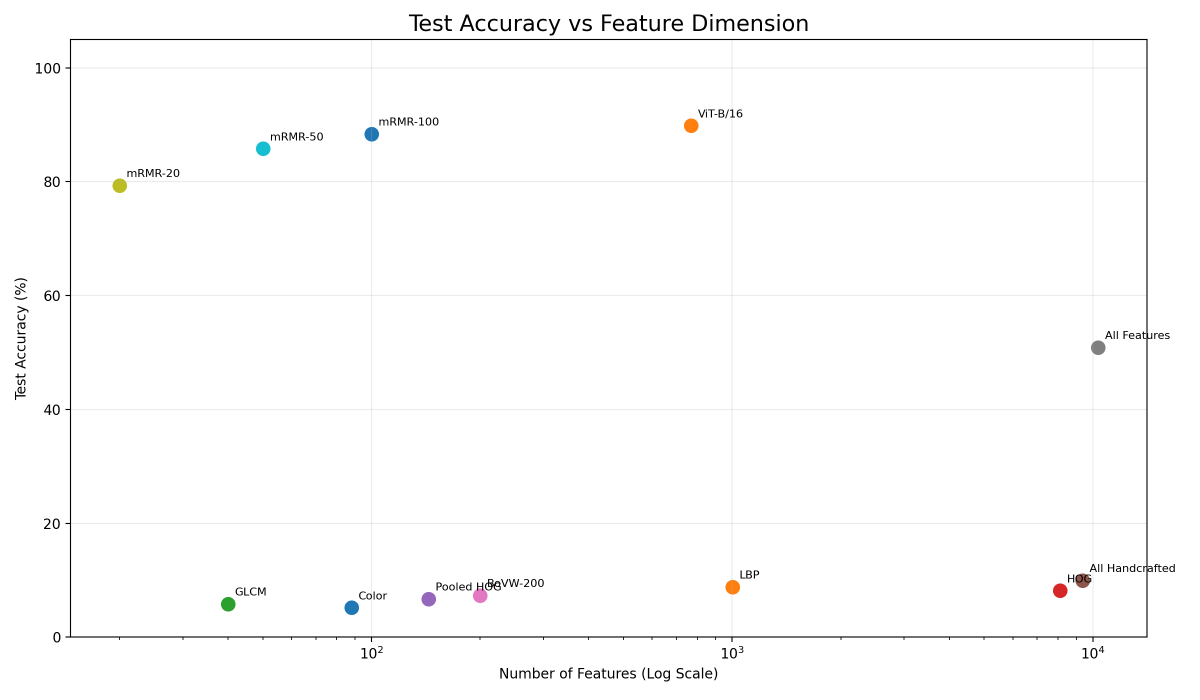
#> input picture results/figures/accuracy_vs_features.png, 2400 x 1400 px, given in place of Abyssinian_100.jpg, which was not available (shown at 1/2 size)
$ python demo_preprocessing.py
#> lines starting #> are read from the running program, lines starting #| are printed output that depends on the picture
### preprocessing.py
import numpy as np
import cv2
from numpy.lib.stride_tricks import sliding_window_view


def mean_filter(img, kernel_size=3):

    assert kernel_size % 2 == 1

    pad = kernel_size // 2

    padded = np.pad(
        img.astype(np.float32),
        pad,
        mode="reflect"
    )

    windows = sliding_window_view(
        padded,
        (kernel_size, kernel_size)
    )

    result = windows.mean(axis=(-2, -1))

    return np.clip(result, 0, 255).astype(np.uint8)


def gaussian_filter(img, kernel_size=3, sigma=1.0):

    assert kernel_size % 2 == 1
    assert sigma > 0

    radius = kernel_size // 2

    y, x = np.mgrid[
        -radius:radius + 1,
        -radius:radius + 1
    ]

    kernel = np.exp(
        -(x**2 + y**2) / (2 * sigma**2)
    )

    kernel = kernel / kernel.sum()

    padded = np.pad(
        img.astype(np.float32),
        radius,
        mode="reflect"
    )

    windows = sliding_window_view(
        padded,
        (kernel_size, kernel_size)
    )

    result = np.sum(
        windows * kernel,
        axis=(-2, -1)
    )

    return np.clip(result, 0, 255).astype(np.uint8)


def median_filter(img, kernel_size=3):

    assert kernel_size % 2 == 1

    pad = kernel_size // 2

    padded = np.pad(
        img,
        pad,
        mode="reflect"
    )

    windows = sliding_window_view(
        padded,
        (kernel_size, kernel_size)
    )

    result = np.median(
        windows,
        axis=(-2, -1)
    )

    return result.astype(np.uint8)


def image_histogram(img):

    assert img.dtype == np.uint8

    histogram = np.zeros(256, dtype=np.int64)

    values, counts = np.unique(
        img,
        return_counts=True
    )

    histogram[values] = counts

    return histogram


def histogram_equalization(img):

    hist = image_histogram(img)

    cdf = np.cumsum(hist)

    nonzero = cdf[cdf > 0]

    if len(nonzero) == 0:
        return img.copy()

    cdf_min = nonzero[0]

    total = img.size

    if total == cdf_min:
        return img.copy()

    lut = np.round(
        (cdf - cdf_min) /
        (total - cdf_min) * 255
    )

    lut = np.clip(lut, 0, 255).astype(np.uint8)

    return lut[img]


def contrast_stretching(img):

    img = img.astype(np.float32)

    min_val = img.min()
    max_val = img.max()

    if max_val == min_val:
        return img.astype(np.uint8)

    result = (
        (img - min_val) /
        (max_val - min_val)
    ) * 255

    return np.clip(result, 0, 255).astype(np.uint8)


def intensity_normalization(img):

    img = img.astype(np.float32)

    mean = img.mean()
    std = img.std()

    normalized = (img - mean) / (std + 1e-8)

    return normalized


def resize_image(img, size):

    return cv2.resize(
        img,
        (size, size),
        interpolation=cv2.INTER_AREA
    )

### scripts/demos/demo_preprocessing.py
import cv2
import numpy as np
import matplotlib.pyplot as plt

from pathlib import Path

from preprocessing import (
    mean_filter,
    gaussian_filter,
    median_filter,
    histogram_equalization,
    contrast_stretching,
    intensity_normalization,
    resize_image,
    image_histogram
)


DATA_ROOT = Path.home() / "Downloads" / "oxford-iiit-pet"

image_path = DATA_ROOT / "images" / "Abyssinian_100.jpg"

img = cv2.imread(str(image_path), cv2.IMREAD_GRAYSCALE)
#> img: shape (1400, 2400); min 0, max 255, mean 251.9

if img is None:
    raise FileNotFoundError(image_path)

img = resize_image(img, 128)
#> in resize_image, `return cv2.resize( img, (size, size), interpolation=cv2.INTER_AREA )`:
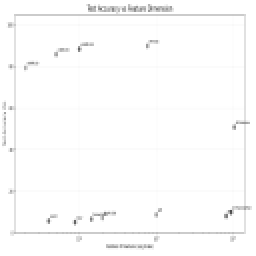
#> returned value: shape (128, 128) (shown 2 times larger); min 75, max 255, mean 252

normalized = intensity_normalization(img)
#> in intensity_normalization, `mean = img.mean()`: mean = 252
#> in intensity_normalization, `std = img.std()`: std = 12.77
#> in intensity_normalization, `normalized = (img - mean) / (std + 1e-8)`:
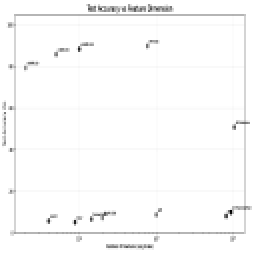
#> normalized: shape (128, 128) float32 (shown 2 times larger); min -13.86, max 0.238, mean 2.61e-08; drawn with min black and max white

results = {
    "Original": img,
    "Mean Filter": mean_filter(img),
    "Gaussian Filter": gaussian_filter(img),
    "Median Filter": median_filter(img),
    "Histogram Equalization": histogram_equalization(img),
    "Contrast Stretching": contrast_stretching(img),
    "Intensity Normalization": normalized,
    "Resize 96x96": resize_image(img, 96),
    "Resize 64x64": resize_image(img, 64)
}
#> in mean_filter, `padded = np.pad( img.astype(np.float32), pad, mode="reflect" )`:
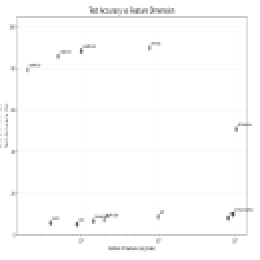
#> padded: shape (130, 130) float32 (shown 2 times larger); min 75, max 255, mean 252
#> in mean_filter, `result = windows.mean(axis=(-2, -1))`:
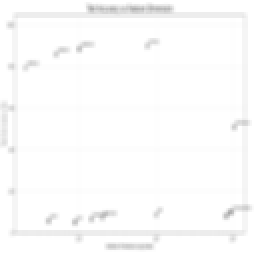
#> result: shape (128, 128) float32 (shown 2 times larger); min 170, max 255, mean 252
#> in gaussian_filter, `radius = kernel_size // 2`: radius = 1
#> in gaussian_filter, `y, x = np.mgrid[ -radius:radius + 1, -radius:radius + 1 ]`: y = [[-1, -1, -1], [0, 0, 0], [1, 1, 1]]; x = [[-1, 0, 1], [-1, 0, 1], [-1, 0, 1]]
#> in gaussian_filter, `kernel = np.exp( -(x**2 + y**2) / (2 * sigma**2) )`: kernel = [[0.368, 0.607, 0.368], [0.607, 1, 0.607], [0.368, 0.607, 0.368]]
#> in gaussian_filter, `kernel = kernel / kernel.sum()`: kernel = [[0.0751, 0.124, 0.0751], [0.124, 0.204, 0.124], [0.0751, 0.124, 0.0751]]
#> in median_filter, `pad = kernel_size // 2`: pad = 1
#> in image_histogram, `histogram = np.zeros(256, dtype=np.int64)`: histogram = 256 values from 0 to 0
#> in image_histogram, `values, counts = np.unique( img, return_counts=True )`: values = 117 values from 75 to 255; counts = 117 values, max 14365 at index 116, min 1 at index 0, mean 140
#> in histogram_equalization, `hist = image_histogram(img)`: hist = 256 values, max 14365 at index 255, min 0 at index 0, mean 64
#> in histogram_equalization, `cdf = np.cumsum(hist)`: cdf = 256 values from 0 to 16384
#> in histogram_equalization, `nonzero = cdf[cdf > 0]`: nonzero = 181 values from 1 to 16384
#> in histogram_equalization, `cdf_min = nonzero[0]`: cdf_min = 1
#> in histogram_equalization, `lut = np.round( (cdf - cdf_min) / (total - cdf_min) * 255 )`: lut = 256 values from 0 to 255
#> in histogram_equalization, `return lut[img]`:
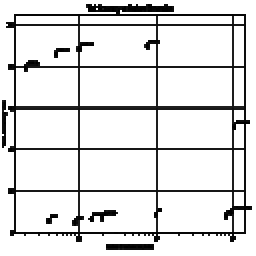
#> returned value: shape (128, 128) (shown 2 times larger); min 0, max 255, mean 225.7
#> in contrast_stretching, `min_val = img.min()`: min_val = 75
#> in contrast_stretching, `max_val = img.max()`: max_val = 255


output_dir = Path("results/figures")
output_dir.mkdir(parents=True, exist_ok=True)

fig, axes = plt.subplots(
    len(results),
    2,
    figsize=(12, 24)
)

for i, (name, result) in enumerate(results.items()):

    axes[i, 0].imshow(
        result,
        cmap="gray",
        vmin=0 if name != "Intensity Normalization" else None,
        vmax=255 if name != "Intensity Normalization" else None
    )

    axes[i, 0].set_title(name)
    axes[i, 0].axis("off")

    if name == "Intensity Normalization":

        hist, edges = np.histogram(
            result,
            bins=50
        )

        axes[i, 1].stairs(hist, edges)

    else:

        hist = image_histogram(result)

        axes[i, 1].plot(
            np.arange(256),
            hist
        )

    axes[i, 1].set_title(f"{name} Histogram")
    axes[i, 1].set_xlabel("Pixel Intensity")
    axes[i, 1].set_ylabel("Frequency")
#> this loop made 9 passes
#> name on passes 1 to 9: 'Original', 'Mean Filter', 'Gaussian Filter', 'Median Filter', 'Histogram Equalization', 'Contrast Stretching', 'Intensity Normalization', 'Resize 96x96', 'Resize 64x64'


plt.tight_layout()

save_path = output_dir / "preprocessing_comparison.png"

plt.savefig(
    save_path,
    dpi=150,
    bbox_inches="tight"
)
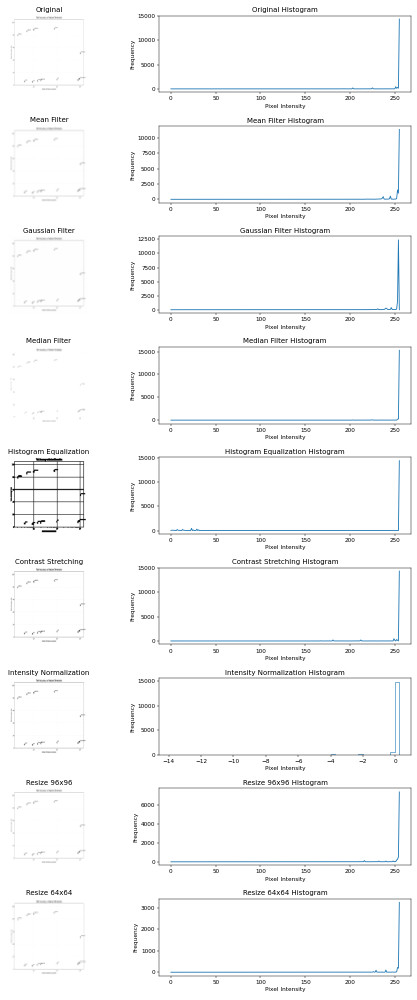
#> figure drawn by matplotlib, 18 panels; panel 2: curve peaks at x = 255, y = 14365; panel 4: curve peaks at x = 255, y = 11385; panel 6: curve peaks at x = 254, y = 12407; panel 8: curve peaks at x = 255, y = 15267

plt.close()

print("Preprocessing completed successfully!")

print(f"Figure saved to: {save_path}")

$ run again, on results/figures/all_test_confusion_matrix.png
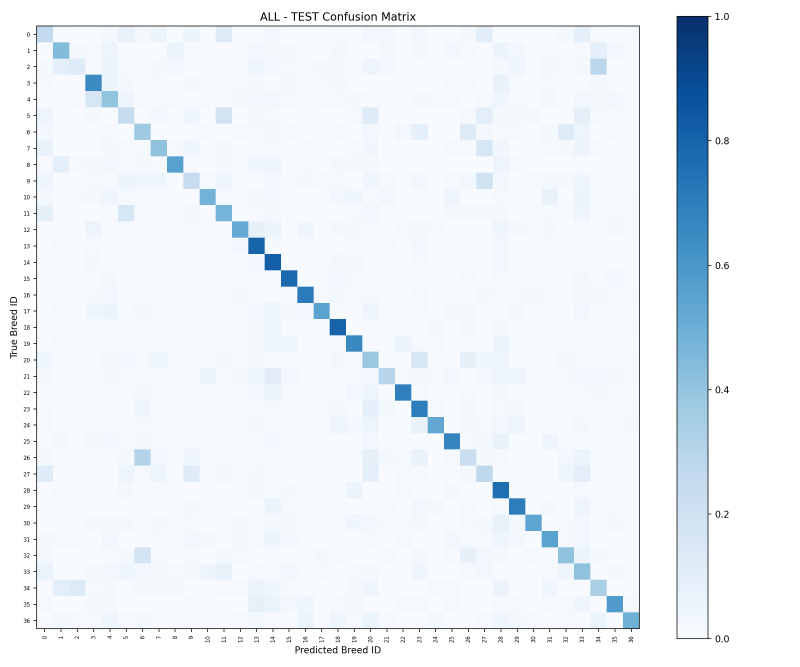
#> input picture results/figures/all_test_confusion_matrix.png, 2400 x 2000 px, given in place of Abyssinian_100.jpg, which was not available (shown at 1/3 size)
#> mean = 242.8
#> std = 25.47
#> radius = 1
#> y = [[-1, -1, -1], [0, 0, 0], [1, 1, 1]]; x = [[-1, 0, 1], [-1, 0, 1], [-1, 0, 1]]
#> in gaussian_filter, `kernel = np.exp( -(x**2 + y**2) / (2 * sigma**2) )`: kernel = [[0.368, 0.607, 0.368], [0.607, 1, 0.607], [0.368, 0.607, 0.368]]
#> in gaussian_filter, `kernel = kernel / kernel.sum()`: kernel = [[0.0751, 0.124, 0.0751], [0.124, 0.204, 0.124], [0.0751, 0.124, 0.0751]]
#> pad = 1
#> histogram = 256 values from 0 to 0
#> values = 187 values from 44 to 255; counts = 187 values, max 3898 at index 181, min 1 at index 31, mean 87.61
#> hist = 256 values, max 3898 at index 250, min 0 at index 0, mean 64
#> cdf = 256 values from 0 to 16384
#> nonzero = 212 values from 4 to 16384
#> cdf_min = 4
#> lut = 256 values from 0 to 255
#> in histogram_equalization, `return lut[img]`:
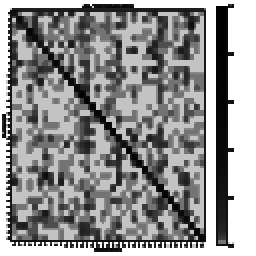
#> returned value: shape (128, 128) (shown 2 times larger); min 0, max 255, mean 145.8
#> min_val = 44
#> max_val = 255
#> in resize_image (call 3), `return cv2.resize( img, (size, size), interpolation=cv2.INTER_AREA )`:
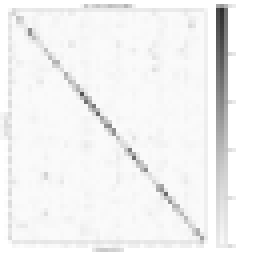
#> returned value: shape (64, 64) (shown 4 times larger); min 45, max 255, mean 242.9
#> the loop `for i, (name, result) in enumerate(results.items()): ` made 9 passes
#> name on passes 1 to 8: 'Original', 'Mean Filter', 'Gaussian Filter', 'Median Filter', 'Histogram Equalization', 'Contrast Stretching', 'Intensity Normalization', 'Resize 96x96'

$ run again, on results/figures/bovw_200_test_confusion_matrix.png
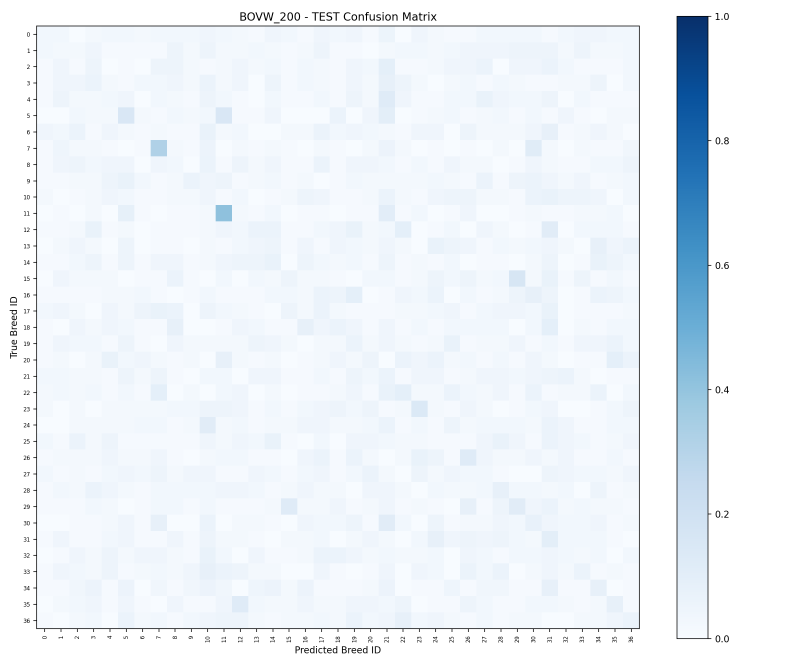
#> input picture results/figures/bovw_200_test_confusion_matrix.png, 2400 x 2000 px, given in place of Abyssinian_100.jpg, which was not available (shown at 1/3 size)
#> mean = 243
#> std = 22.47
#> in mean_filter, `result = windows.mean(axis=(-2, -1))`:
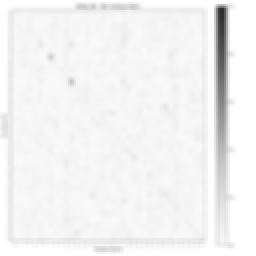
#> result: shape (128, 128) float32 (shown 2 times larger); min 46, max 255, mean 243
#> radius = 1
#> y = [[-1, -1, -1], [0, 0, 0], [1, 1, 1]]; x = [[-1, 0, 1], [-1, 0, 1], [-1, 0, 1]]
#> in gaussian_filter, `kernel = np.exp( -(x**2 + y**2) / (2 * sigma**2) )`: kernel = [[0.368, 0.607, 0.368], [0.607, 1, 0.607], [0.368, 0.607, 0.368]]
#> in gaussian_filter, `kernel = kernel / kernel.sum()`: kernel = [[0.0751, 0.124, 0.0751], [0.124, 0.204, 0.124], [0.0751, 0.124, 0.0751]]
#> pad = 1
#> histogram = 256 values from 0 to 0
#> values = 181 values from 44 to 255; counts = 181 values, max 3777 at index 180, min 1 at index 29, mean 90.52
#> hist = 256 values, max 3777 at index 255, min 0 at index 0, mean 64
#> cdf = 256 values from 0 to 16384
#> nonzero = 212 values from 4 to 16384
#> cdf_min = 4
#> lut = 256 values from 0 to 255
#> in histogram_equalization, `return lut[img]`:
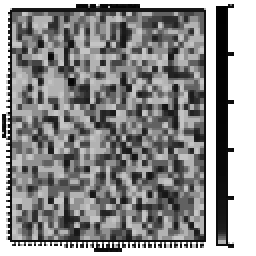
#> returned value: shape (128, 128) (shown 2 times larger); min 0, max 255, mean 142.1
#> min_val = 44
#> max_val = 255
#> the loop `for i, (name, result) in enumerate(results.items()): ` made 9 passes
#> name on passes 1 to 8: 'Original', 'Mean Filter', 'Gaussian Filter', 'Median Filter', 'Histogram Equalization', 'Contrast Stretching', 'Intensity Normalization', 'Resize 96x96'
